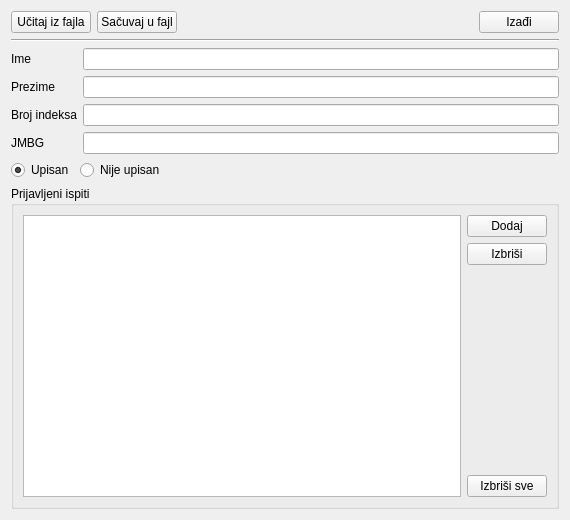
<?xml version="1.0" encoding="UTF-8"?>
<ui version="4.0">
 <class>FormMain</class>
 <widget class="QWidget" name="FormMain">
  <property name="geometry">
   <rect>
    <x>0</x>
    <y>0</y>
    <width>570</width>
    <height>520</height>
   </rect>
  </property>
  <property name="windowTitle">
   <string>Form</string>
  </property>
  <layout class="QVBoxLayout" name="verticalLayout_2">
   <item>
    <layout class="QHBoxLayout" name="horizontalLayout">
     <item>
      <widget class="QPushButton" name="buttonOpen">
       <property name="text">
        <string>Učitaj iz fajla</string>
       </property>
      </widget>
     </item>
     <item>
      <widget class="QPushButton" name="buttonSave">
       <property name="text">
        <string>Sačuvaj u fajl</string>
       </property>
      </widget>
     </item>
     <item>
      <spacer name="horizontalSpacer">
       <property name="orientation">
        <enum>Qt::Horizontal</enum>
       </property>
       <property name="sizeHint" stdset="0">
        <size>
         <width>40</width>
         <height>20</height>
        </size>
       </property>
      </spacer>
     </item>
     <item>
      <widget class="QPushButton" name="buttonExit">
       <property name="text">
        <string>Izađi</string>
       </property>
      </widget>
     </item>
    </layout>
   </item>
   <item>
    <widget class="Line" name="line">
     <property name="orientation">
      <enum>Qt::Horizontal</enum>
     </property>
    </widget>
   </item>
   <item>
    <layout class="QFormLayout" name="formLayout">
     <item row="0" column="0">
      <widget class="QLabel" name="labelName">
       <property name="text">
        <string>Ime</string>
       </property>
       <property name="buddy">
        <cstring>textName</cstring>
       </property>
      </widget>
     </item>
     <item row="0" column="1">
      <widget class="QLineEdit" name="textName"/>
     </item>
     <item row="1" column="0">
      <widget class="QLabel" name="labelSurname">
       <property name="text">
        <string>Prezime</string>
       </property>
       <property name="buddy">
        <cstring>textSurname</cstring>
       </property>
      </widget>
     </item>
     <item row="1" column="1">
      <widget class="QLineEdit" name="textSurname"/>
     </item>
     <item row="2" column="0">
      <widget class="QLabel" name="labelID">
       <property name="text">
        <string>Broj indeksa</string>
       </property>
       <property name="buddy">
        <cstring>textID</cstring>
       </property>
      </widget>
     </item>
     <item row="2" column="1">
      <widget class="QLineEdit" name="textID"/>
     </item>
     <item row="3" column="0">
      <widget class="QLabel" name="labelJMBG">
       <property name="text">
        <string>JMBG</string>
       </property>
       <property name="buddy">
        <cstring>textJMBG</cstring>
       </property>
      </widget>
     </item>
     <item row="3" column="1">
      <widget class="QLineEdit" name="textJMBG"/>
     </item>
    </layout>
   </item>
   <item>
    <layout class="QHBoxLayout" name="horizontalLayout_3">
     <item>
      <widget class="QRadioButton" name="radioEnrolled">
       <property name="text">
        <string>Upisan</string>
       </property>
       <property name="checked">
        <bool>true</bool>
       </property>
      </widget>
     </item>
     <item>
      <widget class="QRadioButton" name="radioNotEnrolled">
       <property name="text">
        <string>Nije upisan</string>
       </property>
      </widget>
     </item>
     <item>
      <spacer name="horizontalSpacer_2">
       <property name="orientation">
        <enum>Qt::Horizontal</enum>
       </property>
       <property name="sizeHint" stdset="0">
        <size>
         <width>40</width>
         <height>20</height>
        </size>
       </property>
      </spacer>
     </item>
    </layout>
   </item>
   <item>
    <widget class="QGroupBox" name="groupBox">
     <property name="title">
      <string>Prijavljeni ispiti</string>
     </property>
     <layout class="QHBoxLayout" name="horizontalLayout_2">
      <item>
       <widget class="QListWidget" name="listExams"/>
      </item>
      <item>
       <layout class="QVBoxLayout" name="verticalLayout">
        <item>
         <widget class="QPushButton" name="buttonAddExam">
          <property name="text">
           <string>Dodaj</string>
          </property>
         </widget>
        </item>
        <item>
         <widget class="QPushButton" name="buttonRemoveExam">
          <property name="text">
           <string>Izbriši</string>
          </property>
         </widget>
        </item>
        <item>
         <spacer name="verticalSpacer">
          <property name="orientation">
           <enum>Qt::Vertical</enum>
          </property>
          <property name="sizeHint" stdset="0">
           <size>
            <width>20</width>
            <height>40</height>
           </size>
          </property>
         </spacer>
        </item>
        <item>
         <widget class="QPushButton" name="buttonClearExams">
          <property name="text">
           <string>Izbriši sve</string>
          </property>
         </widget>
        </item>
       </layout>
      </item>
     </layout>
    </widget>
   </item>
  </layout>
 </widget>
 <tabstops>
  <tabstop>buttonOpen</tabstop>
  <tabstop>buttonSave</tabstop>
  <tabstop>buttonExit</tabstop>
  <tabstop>textName</tabstop>
  <tabstop>textSurname</tabstop>
  <tabstop>textID</tabstop>
  <tabstop>textJMBG</tabstop>
  <tabstop>radioEnrolled</tabstop>
  <tabstop>radioNotEnrolled</tabstop>
  <tabstop>listExams</tabstop>
  <tabstop>buttonAddExam</tabstop>
  <tabstop>buttonRemoveExam</tabstop>
  <tabstop>buttonClearExams</tabstop>
 </tabstops>
 <resources/>
 <connections>
  <connection>
   <sender>buttonExit</sender>
   <signal>clicked()</signal>
   <receiver>FormMain</receiver>
   <slot>close()</slot>
   <hints>
    <hint type="sourcelabel">
     <x>518</x>
     <y>22</y>
    </hint>
    <hint type="destinationlabel">
     <x>448</x>
     <y>2</y>
    </hint>
   </hints>
  </connection>
  <connection>
   <sender>radioEnrolled</sender>
   <signal>toggled(bool)</signal>
   <receiver>groupBox</receiver>
   <slot>setEnabled(bool)</slot>
   <hints>
    <hint type="sourcelabel">
     <x>49</x>
     <y>191</y>
    </hint>
    <hint type="destinationlabel">
     <x>47</x>
     <y>212</y>
    </hint>
   </hints>
  </connection>
 </connections>
</ui>
